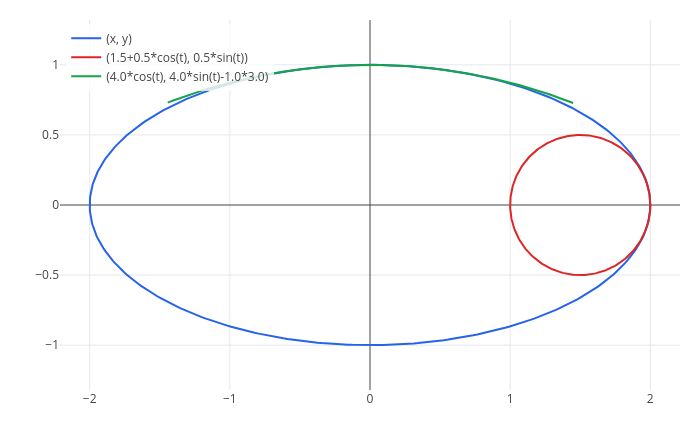

Notebook code cell kept with this figure:
### Markdown cell above
### The osculating circle

At each point, the circle that hugs the curve best has radius $1/\kappa$: the *osculating* ("kissing") circle. At
$t = 0$ the ellipse has $\kappa = a/b^2 = 2$, so the kissing circle has radius $1/2$ and its centre is at
$(a - 1/2, 0)$. At $t = \pi/2$, $\kappa = b/a^2 = 1/4$ and the circle has radius 4:

### Code cell
ellipse = parametric(x, y, t, 0, 2*pi);
kiss1 = parametric(1.5 + 0.5*cos(t), 0.5*sin(t), t, 0, 2*pi);
kiss2 = parametric(4*cos(t), 4*sin(t) - 3, t, 1.2, 1.94);
show(ellipse, kiss1, kiss2)

### Figure 1 — Plotly figure (JSON) as saved in the notebook; plotly's stock layout.template omitted (floating-point values rounded to 4 significant figures; data arrays with more than 128 entries replaced by an {"elided": "..."} marker saying what was removed)
{"data": [{"line": {"color": "#2563eb", "width": 2}, "mode": "lines", "name": "(x, y)", "type": "scatter", "x": {"elided": "402 float values"}, "y": {"elided": "402 float values"}}, {"line": {"color": "#dc2626", "width": 2}, "mode": "lines", "name": "(1.5+0.5*cos(t), 0.5*sin(t))", "type": "scatter", "x": {"elided": "402 float values"}, "y": {"elided": "402 float values"}}, {"line": {"color": "#16a34a", "width": 2}, "mode": "lines", "name": "(4.0*cos(t), 4.0*sin(t)-1.0*3.0)", "type": "scatter", "x": {"elided": "402 float values"}, "y": {"elided": "402 float values"}}], "layout": {"height": 440, "legend": {"bgcolor": "rgba(255,255,255,0.8)", "x": 0.01, "y": 0.99}, "margin": {"b": 50, "l": 60, "r": 20, "t": 20}, "showlegend": true, "title": {"text": ""}, "width": 700, "xaxis": {"title": {"text": ""}, "zeroline": true}, "yaxis": {"range": [-1.32, 1.32], "scaleanchor": "x", "scaleratio": 1, "title": {"text": ""}, "zeroline": true}}}
